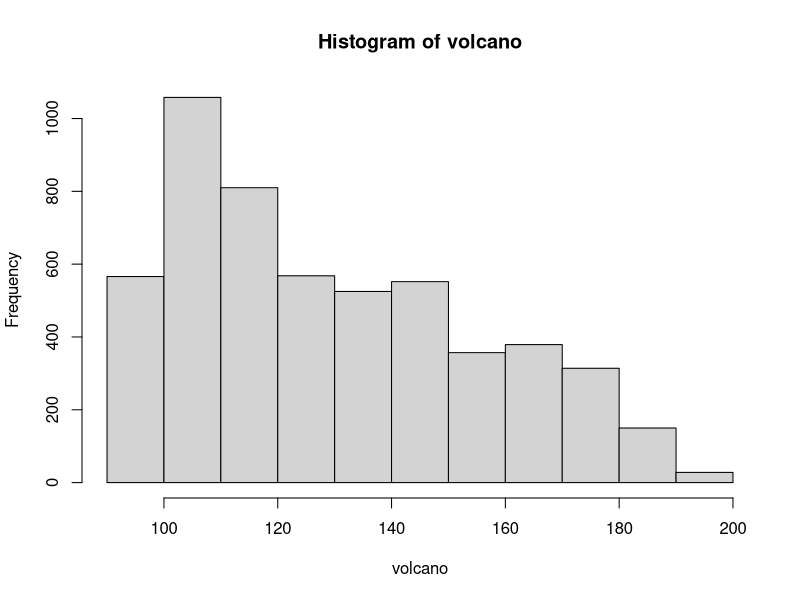
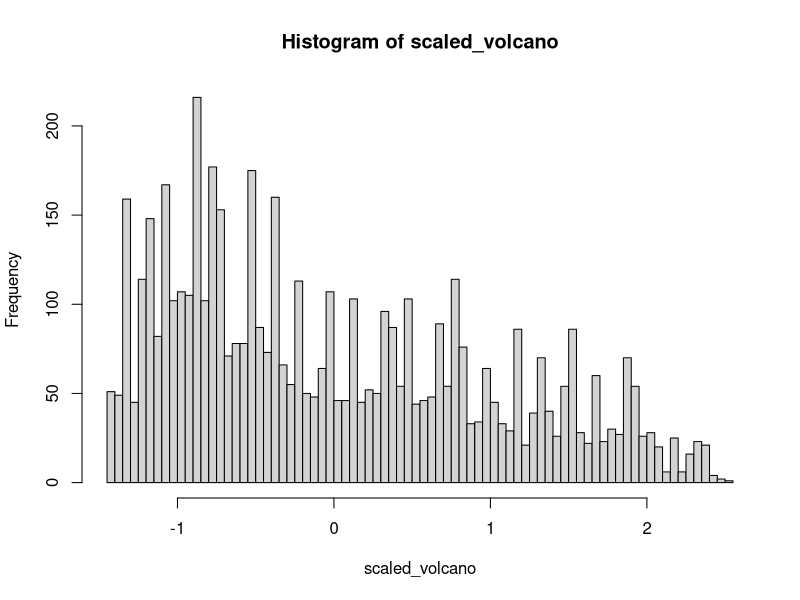
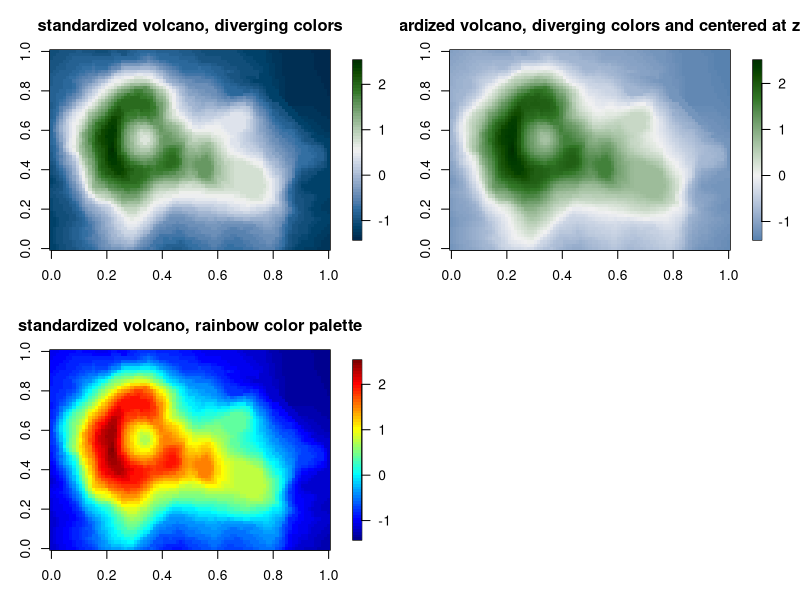
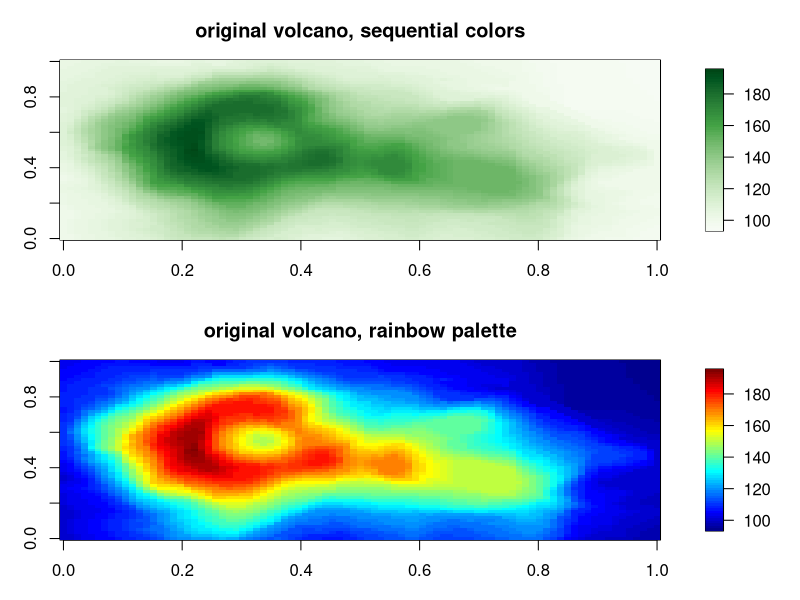

These charts were generated, in order, by the following R code:
rm(list = ls())

library(colorspace)
library(fields)

hist(volcano)

# standardize volcano
scaled_volcano <- (volcano - mean(volcano))/sd(volcano)
mean(scaled_volcano)
sd(scaled_volcano)
hist(scaled_volcano, breaks = 100)

# a rudimentary approach to center colors
centercolors <- function(values) {
  values <- unique(c(values))
  valuerange <- range(values)
  colorrange <- c(-max(abs(valuerange)), max(abs(valuerange)))
  colorseq <- seq(from = colorrange[1], to = colorrange[2], by = 0.01)
  colors <- colorspace::diverge_hcl(length(colorseq), "Cork")
  ccolors <- colors[colorseq <= valuerange[2] & colorseq >= valuerange[1]]

  return(ccolors)
}

par(mfrow = c(2,2), mar = rep(3, 4))
image.plot(scaled_volcano, col = diverge_hcl(64, "Cork"), main = "standardized volcano, diverging colors")
image.plot(scaled_volcano, col = centercolors(scaled_volcano), main = "standardized volcano, diverging colors and centered at zero")
image.plot(scaled_volcano, main = "standardized volcano, rainbow color palette")

par(mfrow = c(2,1), mar = rep(3, 4))
image.plot(volcano, col = sequential_hcl(64, rev = T, "Greens"), main = "original volcano, sequential colors")
image.plot(volcano, main = "original volcano, rainbow palette")
